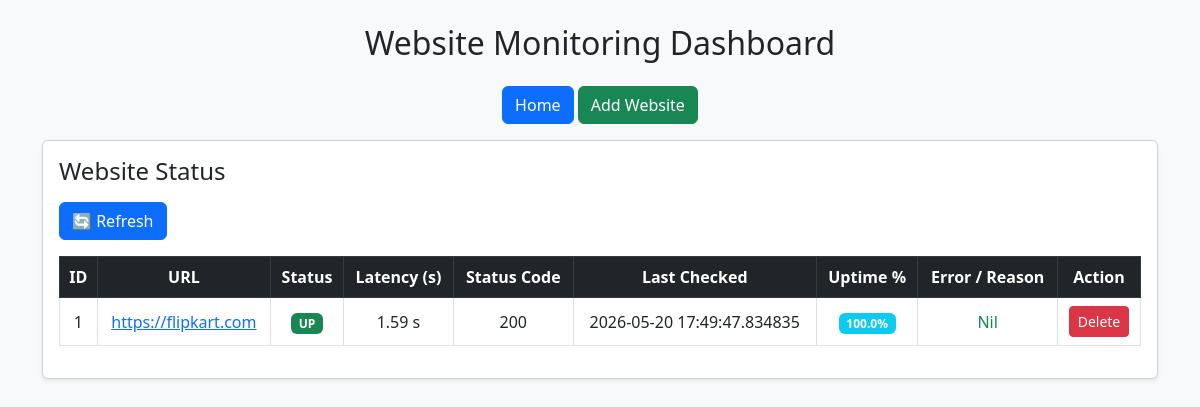
The app's page /, older data.
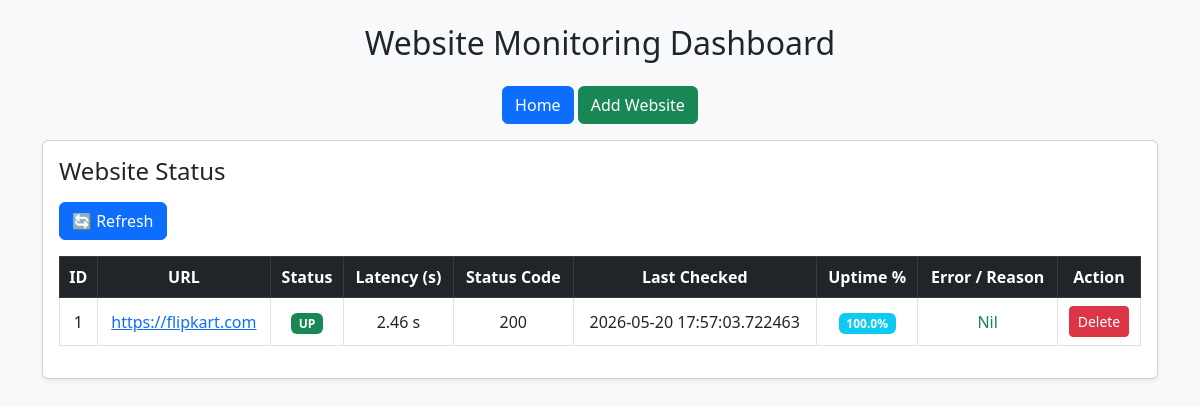
The same page, newer data.
### models.py (models this page shows)
class Website(db.Model):
    id = db.Column(db.Integer, primary_key=True)
    url = db.Column(db.String(255), nullable=False)

class Check(db.Model):
    id = db.Column(db.Integer, primary_key=True)
    website_id = db.Column(db.Integer, db.ForeignKey('website.id'))
    status = db.Column(db.Integer)
    latency = db.Column(db.Float)
    is_up = db.Column(db.Boolean)
    checked_at = db.Column(db.DateTime, default=datetime.utcnow)
    error_message = db.Column(db.Text)

### routes.py (the view)
@main.route('/')
def home():
    websites = Website.query.all()
    results = []
    for w in websites:
        latest = Check.query.filter_by(website_id=w.id)\
                            .order_by(Check.id.desc())\
                            .first()
        checks = Check.query.filter_by(website_id=w.id).all()
        if checks:
            total = len(checks)
            up = len([c for c in checks if c.is_up])
            uptime = round((up / total) * 100, 2)
        else:
            uptime = 0
        results.append({
            "id": w.id,
            "url": w.url,
            "status": latest.is_up if latest else None,
            "latency": latest.latency if latest else None,
            "status_code": latest.status if latest else None,
            "checked_at": latest.checked_at if latest else None,
            "uptime": uptime,
            "error_message": latest.error_message if latest else None
        })
    return render_template('index.html', results=results)

### templates/index.html
{% extends "base.html" %}
{% block content %}
<div class="card shadow-sm">
    <div class="card-body">
        <h4 class="mb-3">Website Status</h4>
        <button class="btn btn-primary mb-3"
        onclick="location.reload();">
             🔄 Refresh
        </button>
        <table class="table table-bordered table-hover text-center align-middle">
            <thead class="table-dark">
                <tr>
                    <th>ID</th>
                    <th>URL</th>
                    <th>Status</th>
                    <th>Latency (s)</th>
                    <th>Status Code</th>
                    <th>Last Checked</th>
                    <th>Uptime %</th>
                    <th>Error / Reason</th>
                    <th>Action</th>
                </tr>
            </thead>
            <tbody>
            {% for r in results %}
            <tr>
                <td>{{ r.id }}</td>
                <td>
                    <a href="{{ r.url }}" target="_blank">
                        {{ r.url }}
                    </a>
                </td>
                <td>
                    {% if r.status == True %}
                        <span class="badge bg-success">UP</span>
                    {% elif r.status == False %}
                        <span class="badge bg-danger">DOWN</span>
                    {% else %}
                        <span class="badge bg-warning text-dark">Checking...</span>
                    {% endif %}
                </td>
                <td>
                    {% if r.latency %}
                        {{ "%.2f"|format(r.latency) }} s
                    {% else %}
                        -
                    {% endif %}
                </td>
                <td>
                    {{ r.status_code if r.status_code else '-' }}
                </td>
                <td>
                    {{ r.checked_at if r.checked_at else '-' }}
                </td>
                <td>
                    <span class="badge bg-info">
                        {{ r.uptime }}%
                    </span>
                </td>
                <td>
                    {% if r.error_message %}
                        <span class="text-danger" style="font-size:12px;">
                            {{ r.error_message[:60] }}...
                        </span>
                    {% else %}
                        <span class="text-success">Nil</span>
                    {% endif %}
                </td>
                <td>
                    <a href="/delete/{{ r.id }}" class="btn btn-danger btn-sm">Delete</a>
                </td>
            </tr>
            {% endfor %}
            </tbody>
        </table>
    </div>
</div>
{% endblock %}

Row changes from the older to the newer data that the page shows:
no longer on this page (row unchanged): Check: latency "1.59", checked_at "2026-05-20 17:49:47.834835"
added Check: latency "2.46", checked_at "2026-05-20 17:57:03.722463"
Text that changed along with them:
new list line: "1 UP s 200 100.0 % Nil Delete"
new list line: "https://flipkart.com"
list line gone: "1 UP s 200 100.0 % Nil Delete"
list line gone: "https://flipkart.com"
